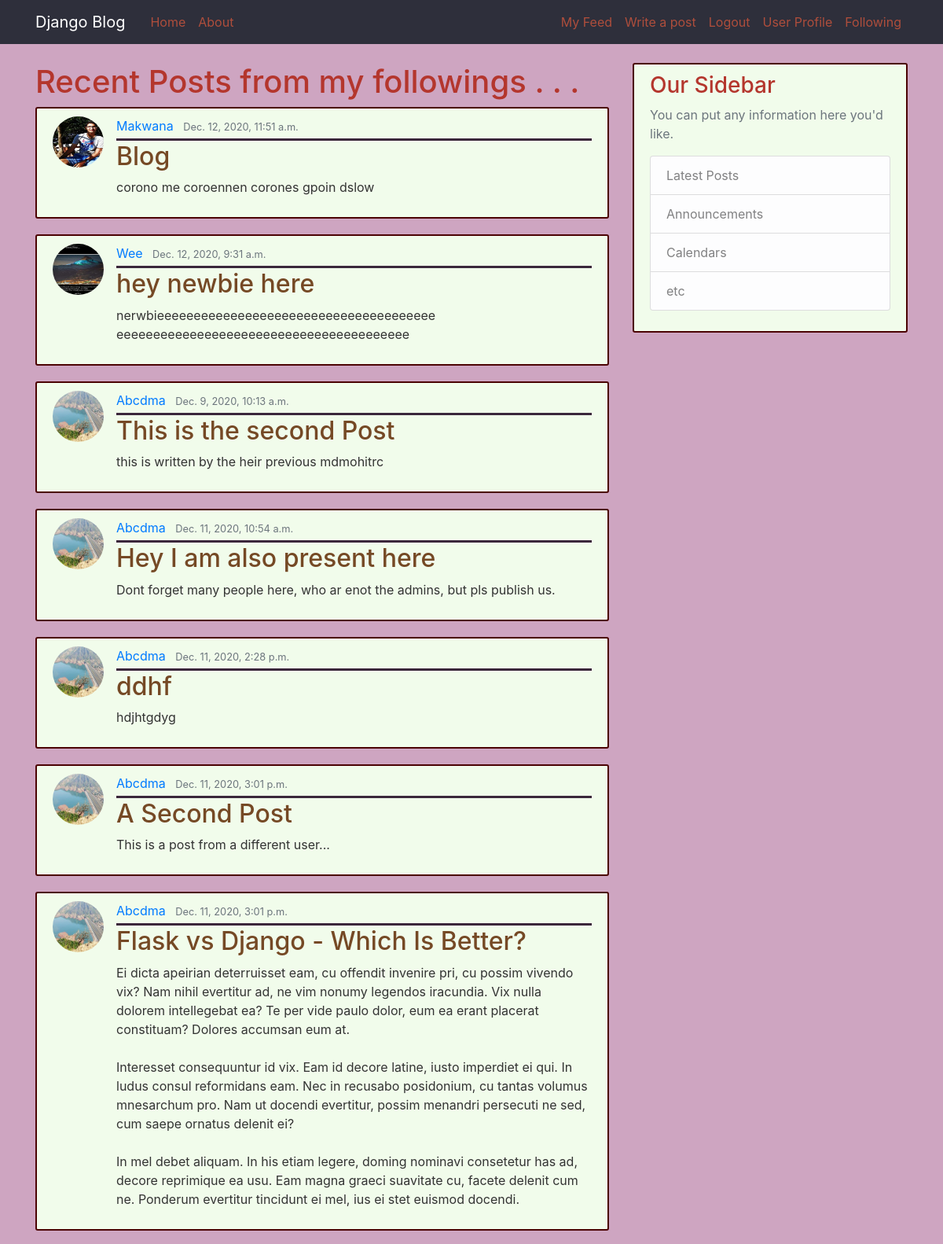
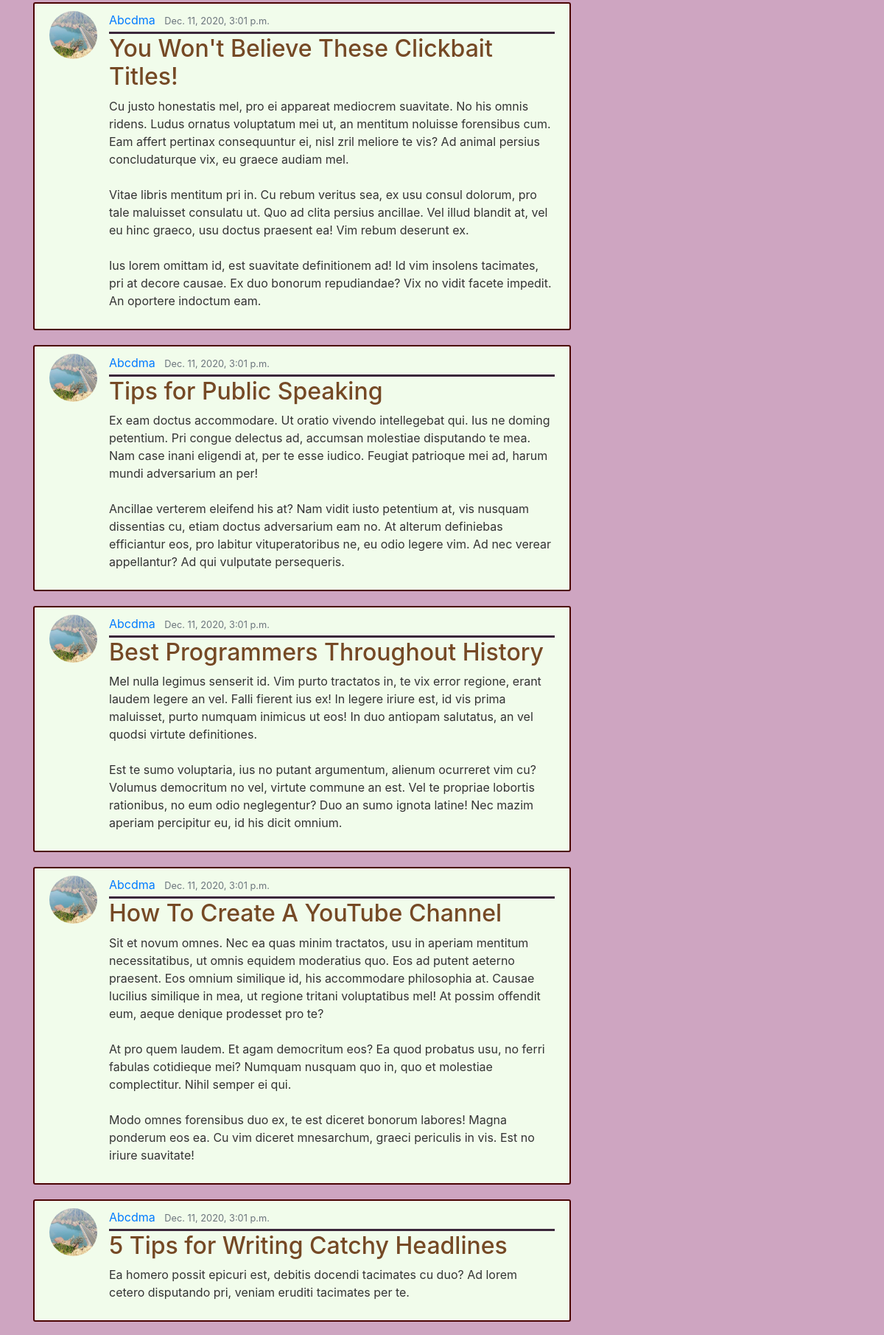
Screenshot of /myfeed/ (signed in, upper part) with the database file from the repository (2 pictures, top to bottom).
### Blog/models.py (models this page shows, shortened)
class Post(models.Model):
    title = models.CharField(max_length=100)
    content = models.TextField()
    time = models.DateTimeField(default=timezone.now)
    author = models.ForeignKey(User, on_delete=models.CASCADE,related_name='Post')

### Users/models.py (models this page shows, shortened)
class Profile(models.Model):
    user=models.OneToOneField(User, on_delete=models.CASCADE)
    image=models.ImageField(default='default.jpg', upload_to='PROFILE-PICS')

### Users/views.py (the view)
# urls.py: path("myfeed/",Users_views.myfeed,name="MY-FEED"),
def myfeed(request):
    return render(request,"Users/myfeed.html",{'usr':request.user,'flist':request.user.followings.all()})

### Users/templates/Users/myfeed.html
{% extends "Blog/base.html" %}
{% block 1 %}
    <h1>Recent Posts from my followings . . .</h1>
    {% for fl in flist %}
        {% for posts in fl.usr.Post.all %}
            <article class="media content-section">
                <img class="rounded-circle article-img" src="{{ posts.author.profile.image.url }}">
                <div class="media-body">
                    <div class="article-metadata">
                        <a class="mr-2" href="{% url 'SEEPROFILE' posts.author.id %}">{{ posts.author }}</a>
                        <small class="text-muted">{{ posts.time }}</small>
                    </div>
                    <h2><a class="article-title" href="{% url 'post_detail' posts.id %}">{{ posts.title }}</a></h2>
                    <p class="article-content">{{ posts.content }}</p>
                </div>
            </article>
        {% endfor %}
    {% endfor %}
{% endblock 1%}

### Blog/static/Blog/main.css (style rules this page uses)
body { background: #cea5c1; color: #333333; margin-top: 5rem; }
h1, h2, h3, h4, h5, h6 { color: #b4362d; }
.content-section { background: #f1fceb; padding: 10px 20px; border: 2px solid #4b0303; border-radius: 3px; margin-bottom: 20px; }
.article-title { color: #754925; }
.article-content { white-space: pre-line; }
.article-img { height: 65px; width: 65px; margin-right: 16px; }
.article-metadata { padding-bottom: 4px; margin-bottom: 1px; border-bottom: 3px solid #3b273b }

### rows the page displays
Post: author.profile.image (placeholder picture), author "Makwana", time "Dec. 12, 2020, 11:51 a.m.", title "Blog", content "corono me coroennen corones gpoin dslow"
Post: author.profile.image (picture), author "Wee", time "Dec. 12, 2020, 9:31 a.m.", title "hey newbie here", content "nerwbieeeeeeeeeeeeeeeeeeeeeeeeeeeeeeeeeeeeee eeeeeeeeeeeeeeeeeeeeeeeeeeeeeeeeeeeeeeee"
Post: author.profile.image (picture), author "Abcdma", time "Dec. 9, 2020, 10:13 a.m.", title "This is the second Post", content "this is written by the heir previous mdmohitrc"
Post: author.profile.image (picture), author "Abcdma", time "Dec. 11, 2020, 10:54 a.m.", title "Hey I am also present here", content "Dont forget many people here, who ar enot the admins, but pls publish us."
Post: author.profile.image (picture), author "Abcdma", time "Dec. 11, 2020, 2:28 p.m.", title "ddhf", content "hdjhtgdyg"
Post: author.profile.image (picture), author "Abcdma", time "Dec. 11, 2020, 3:01 p.m.", title "A Second Post", content "This is a post from a different user..."
Post: author.profile.image (picture), author "Abcdma", time "Dec. 11, 2020, 3:01 p.m.", title "Flask vs Django - Which Is Better?", content "Ei dicta apeirian deterruisset eam, cu offendit invenire pri, cu possim vivendo vix? Nam nihil evertitur ad, ne vim nonumy legendos iracundia. Vix nulla dolorem intellegebat ea? Te per vide paulo dolor, eum ea erant placerat constituam? Dolores accumsan eum at. Interesset consequuntur id vix. Eam id decore latine, iusto imperdiet ei qui. In ludus consul reformidans eam. Nec in recusabo posidonium, cu tantas volumus mnesarchum pro. Nam ut docendi evertitur, possim menandri persecuti ne sed, cum saepe ornatus delenit ei? In mel debet aliquam. In his etiam legere, doming nominavi consetetur has ad, decore reprimique ea usu. Eam magna graeci suavitate cu, facete delenit cum ne. Ponderum…"
Post: author.profile.image (picture), author "Abcdma", time "Dec. 11, 2020, 3:01 p.m.", title "You Won't Believe These Clickbait Titles!", content "Cu justo honestatis mel, pro ei appareat mediocrem suavitate. No his omnis ridens. Ludus ornatus voluptatum mei ut, an mentitum noluisse forensibus cum. Eam affert pertinax consequuntur ei, nisl zril meliore te vis? Ad animal persius concludaturque vix, eu graece audiam mel. Vitae libris mentitum pri in. Cu rebum veritus sea, ex usu consul dolorum, pro tale maluisset consulatu ut. Quo ad clita persius ancillae. Vel illud blandit at, vel eu hinc graeco, usu doctus praesent ea! Vim rebum deserunt ex. Ius lorem omittam id, est suavitate definitionem ad! Id vim insolens tacimates, pri at decore causae. Ex duo bonorum repudiandae? Vix no vidit facete impedit. An oportere indoctum eam."
Post: author.profile.image (picture), author "Abcdma", time "Dec. 11, 2020, 3:01 p.m.", title "Tips for Public Speaking", content "Ex eam doctus accommodare. Ut oratio vivendo intellegebat qui. Ius ne doming petentium. Pri congue delectus ad, accumsan molestiae disputando te mea. Nam case inani eligendi at, per te esse iudico. Feugiat patrioque mei ad, harum mundi adversarium an per! Ancillae verterem eleifend his at? Nam vidit iusto petentium at, vis nusquam dissentias cu, etiam doctus adversarium eam no. At alterum definiebas efficiantur eos, pro labitur vituperatoribus ne, eu odio legere vim. Ad nec verear appellantur? Ad qui vulputate persequeris."
Post: author.profile.image (picture), author "Abcdma", time "Dec. 11, 2020, 3:01 p.m.", title "Best Programmers Throughout History", content "Mel nulla legimus senserit id. Vim purto tractatos in, te vix error regione, erant laudem legere an vel. Falli fierent ius ex! In legere iriure est, id vis prima maluisset, purto numquam inimicus ut eos! In duo antiopam salutatus, an vel quodsi virtute definitiones. Est te sumo voluptaria, ius no putant argumentum, alienum ocurreret vim cu? Volumus democritum no vel, virtute commune an est. Vel te propriae lobortis rationibus, no eum odio neglegentur? Duo an sumo ignota latine! Nec mazim aperiam percipitur eu, id his dicit omnium."
Post: author.profile.image (picture), author "Abcdma", time "Dec. 11, 2020, 3:01 p.m.", title "How To Create A YouTube Channel", content "Sit et novum omnes. Nec ea quas minim tractatos, usu in aperiam mentitum necessitatibus, ut omnis equidem moderatius quo. Eos ad putent aeterno praesent. Eos omnium similique id, his accommodare philosophia at. Causae lucilius similique in mea, ut regione tritani voluptatibus mel! At possim offendit eum, aeque denique prodesset pro te? At pro quem laudem. Et agam democritum eos? Ea quod probatus usu, no ferri fabulas cotidieque mei? Numquam nusquam quo in, quo et molestiae complectitur. Nihil semper ei qui. Modo omnes forensibus duo ex, te est diceret bonorum labores! Magna ponderum eos ea. Cu vim diceret mnesarchum, graeci periculis in vis. Est no iriure suavitate!"
Post: author.profile.image (picture), author "Abcdma", time "Dec. 11, 2020, 3:01 p.m.", title "5 Tips for Writing Catchy Headlines", content "Ea homero possit epicuri est, debitis docendi tacimates cu duo? Ad lorem cetero disputando pri, veniam eruditi tacimates per te."
